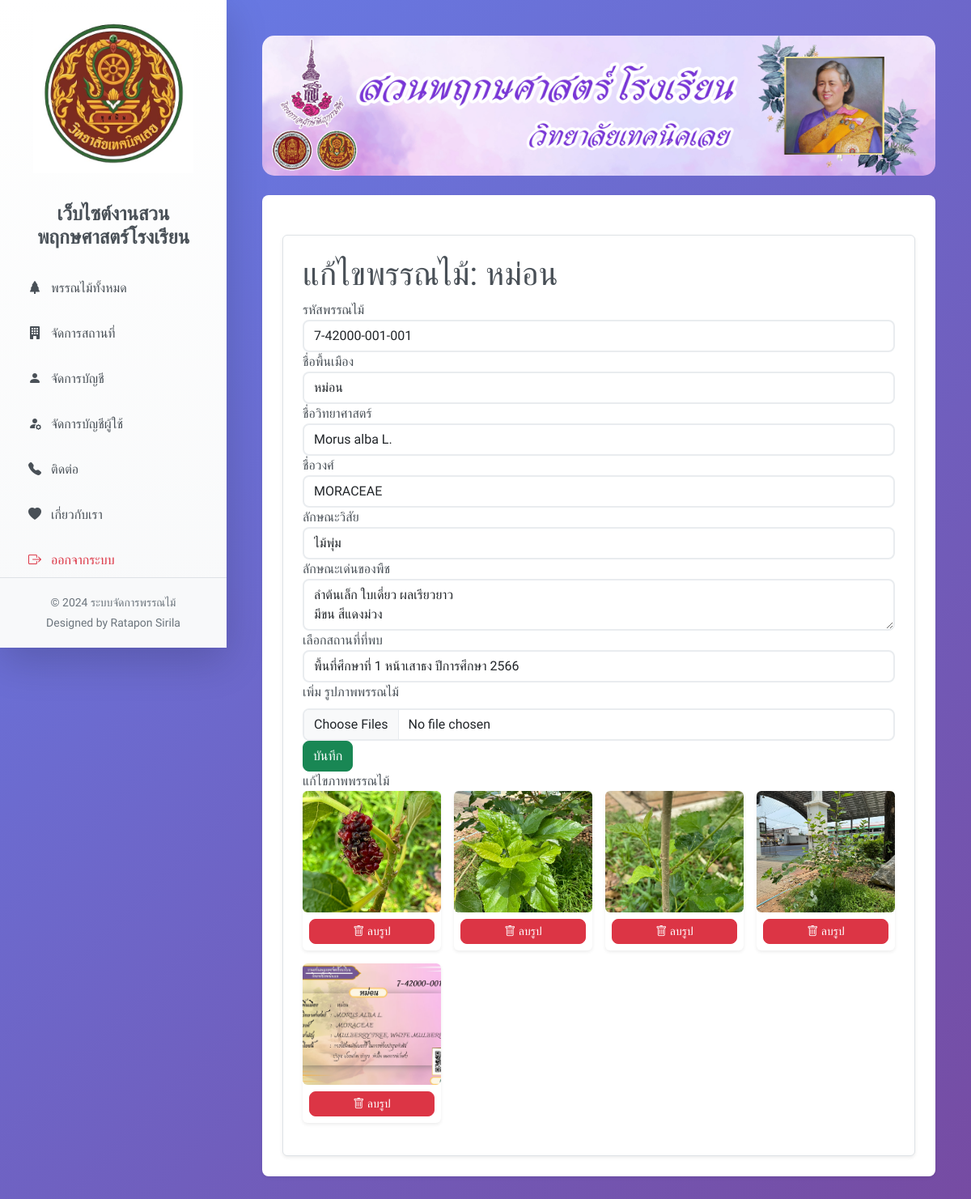
The page /edit/1 (signed in) on the database its author committed.
### app.py (models this page shows)
class Plant(db.Model):
    id = db.Column(db.Integer, primary_key=True)
    id_flower = db.Column(db.String(100), nullable=False)
    local_name = db.Column(db.String(50), nullable=False)
    scientific_name = db.Column(db.String(100), nullable=False)
    family = db.Column(db.String(50), nullable=False)
    habit = db.Column(db.String(50), nullable=False)
    characteristics = db.Column(db.Text, nullable=False)
    location_id = db.Column(db.Integer, db.ForeignKey('location.id'), nullable=False)
    location = db.relationship('Location', backref='plants', lazy=True)
    images = db.relationship('PlantImage', backref='plant', lazy=True, cascade="all, delete-orphan")

class Location(db.Model):
    id = db.Column(db.Integer, primary_key=True)
    location_name = db.Column(db.String(100), nullable=False)
    location_image = db.Column(db.String(200), nullable=True)

class PlantImage(db.Model):
    id = db.Column(db.Integer, primary_key=True)
    image_url = db.Column(db.String(200), nullable=False)
    plant_id = db.Column(db.Integer, db.ForeignKey('plant.id'), nullable=False)

### app.py (the view, shortened to what this page needs)
@app.route('/edit/<int:plant_id>', methods=['GET', 'POST'])
@login_required
def edit_plant(plant_id):
    plant = Plant.query.get_or_404(plant_id)
    locations = Location.query.all()
    return render_template('edit_plant.html', plant=plant, locations=locations)

### app.py (called while the page is built)
@login_manager.user_loader
def load_user(user_id):
    return User.query.get(int(user_id))

### templates/edit_plant.html (shortened to what this page needs)
{% extends "layout.html" %}
{% block content %}
<div class="container mt-4 p-4 border rounded shadow-sm" style="background-color: white;">
    <h1>แก้ไขพรรณไม้: {{ plant.local_name }}</h1>
    <form method="POST" enctype="multipart/form-data">
        <div class="form-group">
            <label for="id_flower">รหัสพรรณไม้</label>
            <input type="text" id="id_flower" name="id_flower" class="form-control" value="{{ plant.id_flower }}" required>
        </div>
        <div class="form-group">
            <label for="local_name">ชื่อพื้นเมือง</label>
            <input type="text" id="local_name" name="local_name" class="form-control" value="{{ plant.local_name }}" required>
        </div>
        <div class="form-group">
            <label for="scientific_name">ชื่อวิทยาศาสตร์</label>
            <input type="text" id="scientific_name" name="scientific_name" class="form-control" value="{{ plant.scientific_name }}" required>
        </div>
        <div class="form-group">
            <label for="family">ชื่อวงศ์</label>
            <input type="text" id="family" name="family" class="form-control" value="{{ plant.family }}" required>
        </div>
        <div class="form-group">
            <label for="habit">ลักษณะวิสัย</label>
            <input type="text" id="habit" name="habit" class="form-control" value="{{ plant.habit }}" required>
        </div>
        <div class="form-group">
            <label for="characteristics">ลักษณะเด่นของพืช</label>
            <textarea id="characteristics" name="characteristics" class="form-control" required>{{ plant.characteristics }}</textarea>
        </div>
        <div class="form-group">
            <label for="location">เลือกสถานที่ที่พบ</label>
            <select id="location" name="location" class="form-control" required>
                {% for location in locations %}
                    <option value="{{ location.id }}" {% if location.id == plant.location_id %}selected{% endif %}>
                        {{ location.location_name }}
                    </option>
                {% endfor %}
            </select>
        </div>
    <div class="form-group">
    <label>เพิ่ม รูปภาพพรรณไม้</label>
    <input type="file" class="form-control mt-2" name="images[]" id="images" multiple accept="image/*">
</div>
        <button type="submit" class="btn btn-success">บันทึก</button>
    </form>
    แก้ไขภาพพรรณไม้
    {% if plant.images|length > 0 %}
        <div class="row g-3 mb-3">
            {% for image in plant.images %}
                <div class="col-6 col-md-4 col-lg-3">
                    <div class="card border-0 shadow-sm">
                        <a href="{{ url_for('static', filename=image.image_url) }}" target="_blank">
                            <img src="{{ url_for('static', filename=image.image_url) }}"
                                 alt="{{ plant.local_name }}"
                                 class="card-img-top rounded"
                                 style="height: 150px; object-fit: cover;">
                        </a>
                        <div class="card-body text-center p-2">
                            <form action="{{ url_for('delete_plant_image', image_id=image.id, plant_id=plant.id) }}" method="POST" onsubmit="return confirm('คุณแน่ใจหรือไม่ว่าต้องการลบภาพนี้?');">
                                <button type="submit" class="btn btn-sm btn-danger w-100">
                                    <i class="bi bi-trash"></i> ลบรูป
                                </button>
                            </form>
                        </div>
                    </div>
                </div>
            {% endfor %}
        </div>
    {% else %}
        <p class="text-muted">ยังไม่มีรูปภาพ</p>
    {% endif %}
</div>
{% endblock %}

### static/style.css (style rules this page uses)
body { font-family: 'Sarabun', sans-serif; background: linear-gradient(135deg, #667eea 0%, #764ba2 100%); min-height: 100vh; }
.card { border: none; transition: all 0.3s ease; }
.btn { border-radius: 8px; font-weight: 500; transition: all 0.3s ease; }
.form-control { border-radius: 8px; border: 2px solid #e9ecef; transition: all 0.3s ease; }

### rows shown on the page
Plant: local_name "หม่อน", id_flower "7-42000-001-001", scientific_name "Morus alba L.", family "MORACEAE", habit "ไม้พุ่ม", characteristics "ลำต้นเล็ก ใบเดี่ยว ผลเรียวยาว มีขน สีแดงม่วง", location "พื้นที่ศึกษาที่ 1 หน้าเสาธง ปีการศึกษา 2566"
PlantImage: image_url (picture)
PlantImage: image_url (picture)
PlantImage: image_url (picture)
PlantImage: image_url (picture)
PlantImage: image_url (picture)
